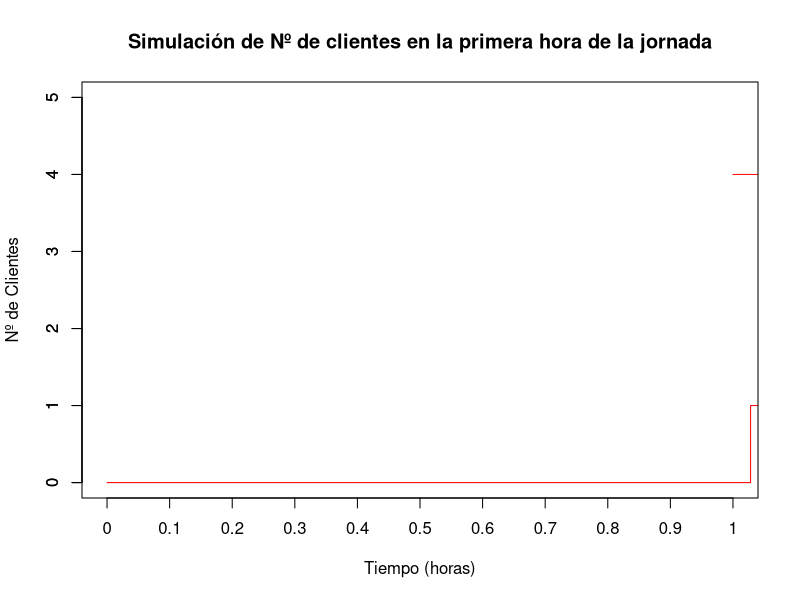
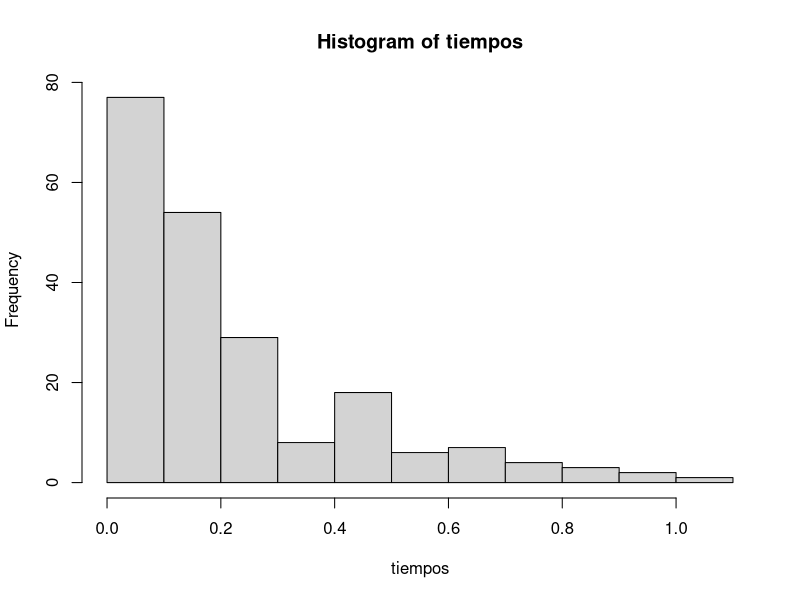

The R source for these figures, in order:


#a y b
puntos = 4
hora = rexp(puntos, rate = 4)
acum = c( c( c(0), cumsum(hora)), c(1))

xdata = acum
ydata = c(0:puntos, c(puntos))

plot(main="Simulación de Nº de clientes en la primera hora de la jornada", xdata, ydata, type="s", col="red",xlim=c(0,1),ylim=c(0,5), xlab="Tiempo (horas)", ylab="Nº de Clientes",xaxt="n")
axis( side = 1, at = seq(0, 1, by = 0.1), labels = seq(0, 1, by = 0.1), cex.axis = 1 )
axis(2)

#caracteristicas fundamentales: que hayan 4 clientes por hora, que no ocurran 2 al mismo tiempo,
# 


#https://es.wikipedia.org/wiki/Proceso_de_Poisson#:~:text=En%20estad%C3%ADstica%20y%20simulaci%C3%B3n%2C%20un,a%20lo%20largo%20del%20tiempo.

#plot( ecdf(acum) )

#c

#9 am a 6 pm = 9 horas.

t <- function(horas, lambda) {
  
  init = c()
  llevo = 0
  
    sig = rexp(1, rate = lambda)
  while(llevo + sig <= horas ){
    init = c( init , c(sig) )
    llevo = llevo+sig
    sig = rexp(1, rate = lambda)
  }
  return (init)
  
}


#por propiedad de falta de memoria, se podria hacer de una, haciendo 9*5 horas, y lambda = 4.
tiempos = t(9*5,4)

hist(tiempos)


media = mean(tiempos)
desvio = sd(tiempos)

print( paste( "media aritmetica: ", toString( media ) ) )
print( paste( "desvio: ", toString( desvio ) ) )

#tanto la media como el desvio estan cerca de 1/lambda, ademas la grafica parece la de una exponencial.
# La variable T podria ajustarse por una distribucion exponencial.





